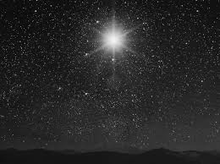
%> input picture Image3.png, 220 x 164 px, shrunk from 260 x 194 before the run
$ octave Q3_2385474.m   (GNU Octave 9; MATLAB toolbox functions it lacks are replaced by stand-ins)
%> lines starting %> are read from the running program, lines starting %| are printed output that depends on the picture
clear all; clc;

Image3=imread("Image3.png");
%> Image3 is the input picture: size 164x220 uint8; min 0, max 243, mean 40
figure;
subplot(1,2,1);
imshow(Image3);title("Image3.png");

Image3=im2double(Image3);%converting image to double for convolution operations
%> Image3: size 164x220 double

rowFilter=3;%row of min filter
columnFilter=3;%column of min filter

imgRow=size(Image3,1);%finding size of row and column of image3.png
%> imgRow = 164
imgColumn=size(Image3,2);
%> imgColumn = 220

paddedImage3=padarray(Image3,[1 1],0,"both");%doing zero padding for min filtering operation
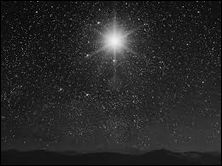
%> paddedImage3: size 166x222 double; min 0, max 0.953, mean 0.154
Image3Output=zeros(imgRow,imgColumn);%creating an empty array that will hold final result

%In this algorithm, I used min filtering.Because as we have lots of small
%brigth starts in the image, bu using min filter, I made these small stars
%darker,as these stars neighboorhood pixels are mainly dark.But when the
%things come to biggest bright star, as its neighboorhoods are not dark,I
%can detect it after using min filter and a thresholding process
for i=1:imgRow
    for j=1:imgColumn
        temp=zeros(1,9);%I created a temporary array that has size of 1x9
        for k=1:rowFilter%My plan is after traversing the image by a size of 3x3, I put the values into my temp 1x9 array
            for l=1:columnFilter
               temp(3*k+l-3)=paddedImage3(i+k-1,j+l-1);%here, I put 3x3 part of my image into 1x9 temp array
            end
        end
        temp=sort(temp,"ascend");%after putting pixels into array, I sort them in an ascending order, so the first element is the min value.Then move 3x3 filter by one
        Image3Output(i,j)=temp(1);%after finding the pixel that has min value, I plugged this value into my result array
    end
end
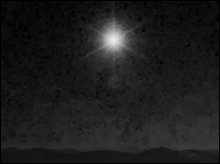
%> Image3Output: size 164x220 double; min 0, max 0.933, mean 0.114
%> after the loop, temp = [0 0 0 0 0 0.11 0.11 0.114 0.114]

row=size(Image3Output,1);
%> row = 164
column=size(Image3Output,2);
%> column = 220
thrsVal=0.25;%this is the threshold value that I decided to assign.

for i=1:row%here, I made pixels that has lower value than threshol value to black, so that brighest star can be visible
    for j=1:column
        if(Image3Output(i,j)<thrsVal)
            Image3Output(i,j)=0;
        end
    end
end
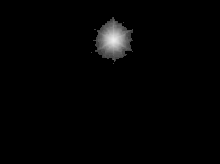
%> Image3Output: size 164x220 double; min 0, max 0.933, mean 0.0147

subplot(1,2,2);
imshow(Image3Output);title("Image3Output.png");

$ run again, with Image2.png copied over Image3.png
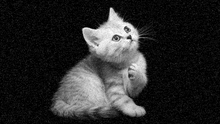
%> input picture Image2.png, 220 x 124 px, shrunk from 1280 x 720 before the run
%> Image3 is the input picture: size 124x220 uint8; min 0, max 255, mean 41
%> Image3: size 124x220 double
%> after the loop `for i=1:imgRow`:
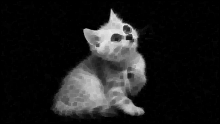
%> Image3Output: size 124x220 double; min 0, max 0.914, mean 0.113
%> after the loop `for i=1:imgRow`: temp = [0 0 0 0 0 0 0 0.0235 0.0392]
%> after the loop `for i=1:row`:
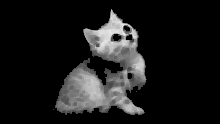
%> Image3Output: size 124x220 double; min 0, max 0.914, mean 0.102
